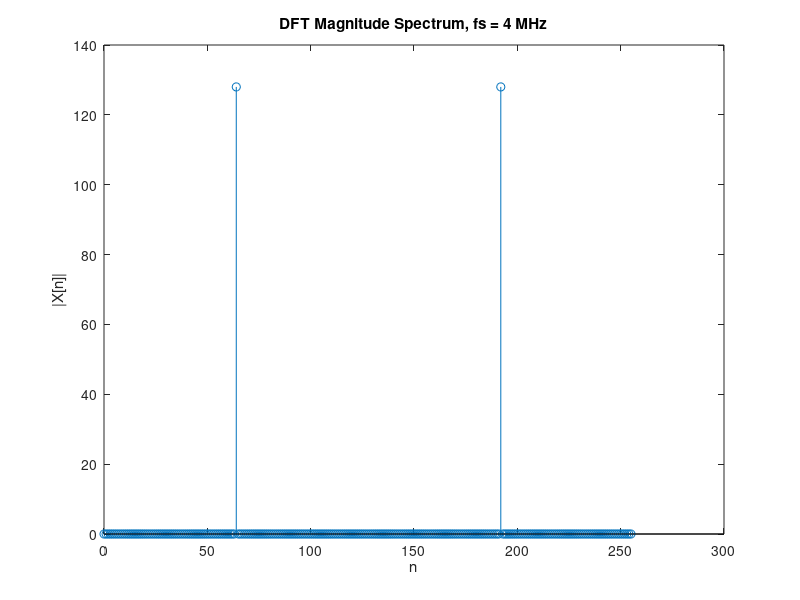
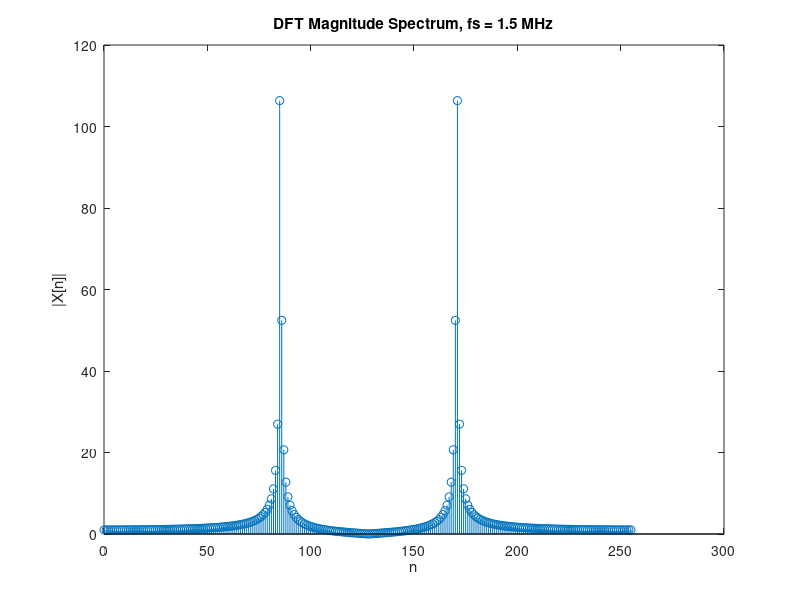

The MATLAB source for these figures, in order: (Note: this script raises an error after producing the figures.)
%% homework 1
clc; close all; clear;
f = 1e6;
N = 256;
n = 0:N-1;
fs = [4e6, 1.5e6];

for i = 1:2
    x = cos(2*pi*(f/fs(i))*n);

    x_fft = fft(x);

    figure;
    stem(0:N-1, abs(x_fft));
    title(['DFT Magnitude Spectrum, fs = ' num2str(fs(i)/1e6) ' MHz']);
    xlabel('n');
    ylabel('|X[n]|');
end

%% homework 2
clc; close all; clear;
N = 128;
peak = 64;
n = 0:N-1;
trial = 100;

tri = [0:peak, peak-1:-1:1]';
tri_power = mean(tri.^2);
SNR_dB = 15;
SNR = 10^(SNR_dB/10);
noise_power = tri_power/SNR;

square5 = zeros(N,1);
square5(N/2-2:N/2+2) = 1;
square7 = zeros(N,1);
square7(N/2-3:N/2+3) = 1;
square9 = zeros(N,1);
square9(N/2-4:N/2+4) = 1;
square11 = zeros(N,1);
square11(N/2-5:N/2+5) = 1;

windows = {hanning(N), hamming(N), blackman(N), square5, square7, square9, square11};
window_names = {'Hanning','Hamming','Blackman','Square-5','Square-7','Square-9','Square-11'};

mse_avg = zeros(length(windows),1);
for i = 1:length(windows)
    window = windows{i};

    %figure;
    %hold on;

    mse = zeros(trial,1);
    for j = 1:trial
        noise = sqrt(noise_power) * randn(N,1);
        x = tri + noise;
        x_fft = fft(x);
        x_fft = fftshift(x_fft);
        x_fft = x_fft.*window;

        %stem(-N/2:(N-1)/2, abs(x_fft));
        %plot(-N/2:(N-1)/2, window);
        
        x_fft = ifftshift(x_fft);
        x_ifft = ifft(x_fft, 'symmetric');

        mse(j) = mean((x_ifft-tri).^2);
    end
    %hold off;
    
    mse_avg(i) = mean(mse);
    disp([window_names{i}, ' average MSE = ', num2str(mse_avg(i))]);
end

[~, best_idx] = min(mse_avg);
disp(['Optimum windowing function with min. MSE_avg: ', window_names{best_idx}]);
